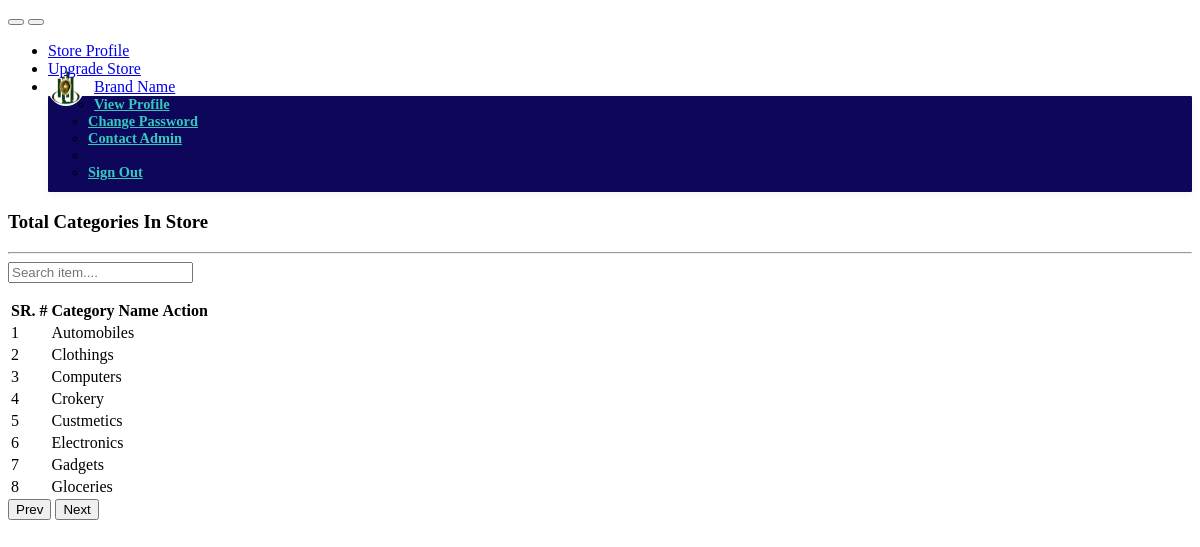
The app's page /admin/categories.php with its own data.
### tables this page shows
CREATE TABLE IF NOT EXISTS `main_cat` (
  `cat_id` int(11) NOT NULL AUTO_INCREMENT,
  `category_name` varchar(150) NOT NULL,
  PRIMARY KEY (`cat_id`),
  UNIQUE KEY `category_name` (`category_name`)
);

### admin/includes/function.php (the view, shortened to what this page needs)
<?php
    function view_cat(){
        require './includes/dbconfig.php';
        $stmt = $con->prepare("SELECT * FROM main_cat ORDER bY category_name ASC");
        $stmt->setFetchMode(PDO:: FETCH_ASSOC);
        $stmt->execute();
        $i = 1;
        while($row = $stmt->fetch()):
        echo "
        <tr>
        <td>".$i++."</td>
        <td>".$row['category_name']."</td>
        <td class='td-actions '>
            <a href=''><i class='fa fa-edit p-1 m-1 bg-success text-white'></i></a>
            <a href=''><i class='fa fa-times p-1 m-1 bg-danger text-white'></i></a>
        </td>
        </tr>
        ";
        endwhile;
    }
?>

### admin/categories.php
<?php require './includes/function.php' ?>
<div class="content">
<?php require './includes/nav.php' ?>
	<div class="bodyRight">
	<div class="container-main bodyRight show">
	<div class="card p-4">
	<div class="header">
            <div class="row">
                <div class="col-md-12 text-center">
                    <h3 class = "title">Total Categories In Store</h3><hr>
                </div>
            </div>
			<?php require "./includes/search_item.php" ?>
		</div>
		<div class="content table-responsive table-full-width">
			<table class="table table-hover table-bordered">
			<tr class = "info">
					<th>SR. #</th>
					<th>Category Name</th>
					<th>Action</th>
				</tr>
				<tbody>
					<?php view_cat(); ?>
				</tbody>
			</table>
			<?php require './includes/pagination_l.php' ?>
		</div>
	</div>
</div>
	</div>
</div>

### admin/includes/nav.php (shortened to what this page needs)
<nav class="navbar navbar-expand-lg navbar-light">
	<div class="container">
		<button type="button" id="sidebarCollapse" class="btn btn-info btn-collapse">
		</button>
		<button class="navbar-toggler btn btn-info btn-collapse" type="button" data-toggle="collapse" data-target="#nvbCollapse" aria-controls="nvbCollapse">
		</button>
		<div class="collapse navbar-collapse" id="nvbCollapse">
			<ul class="navbar-nav ml-auto">
				<li class="nav-item pl-1">
					<a class="nav-link" href="#"><i class="fa fa-home fa-fw mr-1"></i>Store Profile</a>
				</li>
				<li class="nav-item pl-1">
					<a class="nav-link" href="#"><i class="fa fa-level-up fa-fw mr-1"></i>Upgrade Store</a>
				</li>
				<li class="nav-item pl-1 dropdown">
					<a href="#" data-toggle="dropdown" class="nav-link dropdown-toggle user-action"><img src="images\Untitled-1.jpg" class="avatar" alt="Avatar"> Brand Name</a>
					<ul class="dropdown-menu">
						<li><a href="#" class="nav-link"><i class="fa fa-user-o"></i>View Profile</a></li>
						<li><a href="#" class="nav-link"><i class="fa fa-calendar-o"></i> Change Password</a></li>
						<li><a href="#" class="nav-link"><i class="fa fa-sliders"></i>Contact Admin</a></li>
						<li class="divider dropdown-divider"></li>
						<li><a class="nav-link" href="#"><i class="fa fa-sign-in fa-fw mr-1"></i>Sign Out</a></li>
					</ul>
				</li>
			</ul>
		</div>
	</div>
</nav>

### admin/includes/search_item.php
<form class="pull-right bg-white pl-5">
	<div class="row">
		<div class="">
			<div class="form-group">
				<input type="text" placeholder = "Search item...." class = "form-control">
			</div>
		</div>
	</div>
</form>

### admin/includes/pagination_l.php
<form action="" class = "pull-left pl-5">
<div class="row bg-white">
	<div class="col-md-12">
		<button><span  class="fa fa-angle-double-left fa-1x mr-2"></span>Prev</button>
		<button>Next<span  class="fa fa-angle-double-right fa-1x ml-2"></span></button>
	</div>
</div>
</form>

### admin/includes/nav.php (style rules this page uses)
.nav-link img { border-radius: 50%; width: 36px; height: 36px; margin: -8px 0; float: left; margin-right: 10px; }
.dropdown-menu { padding-top: 0%; padding-bottom: 1%; border: none; font-weight: bold; background: #0d065a !important; font-size: .9rem; transition: .5s; }
.dropdown-menu a { color: #33cabb !important; }
.navbar .dropdown-menu { border-radius: 1px; border-color: #e5e5e5; box-shadow: 0 2px 8px rgba(0,0,0,.05); }

### records on screen
main_cat: category_name "Automobiles"
main_cat: category_name "Clothings"
main_cat: category_name "Computers"
main_cat: category_name "Crokery"
main_cat: category_name "Custmetics"
main_cat: category_name "Electronics"
main_cat: category_name "Gadgets"
main_cat: category_name "Gloceries"
